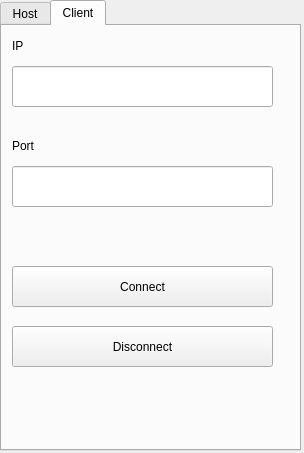
<?xml version="1.0" encoding="UTF-8"?>
<ui version="4.0">
 <class>Dialog</class>
 <widget class="QDialog" name="Dialog">
  <property name="geometry">
   <rect>
    <x>0</x>
    <y>0</y>
    <width>304</width>
    <height>453</height>
   </rect>
  </property>
  <property name="windowTitle">
   <string>Dialog</string>
  </property>
  <widget class="QTabWidget" name="tabWidget">
   <property name="geometry">
    <rect>
     <x>0</x>
     <y>0</y>
     <width>301</width>
     <height>451</height>
    </rect>
   </property>
   <property name="currentIndex">
    <number>1</number>
   </property>
   <widget class="QWidget" name="tab">
    <attribute name="title">
     <string>Host</string>
    </attribute>
    <widget class="QLabel" name="label">
     <property name="geometry">
      <rect>
       <x>10</x>
       <y>0</y>
       <width>141</width>
       <height>16</height>
      </rect>
     </property>
     <property name="text">
      <string>Anzahl der Planeten</string>
     </property>
    </widget>
    <widget class="QSlider" name="maxdistslider">
     <property name="geometry">
      <rect>
       <x>10</x>
       <y>230</y>
       <width>160</width>
       <height>16</height>
      </rect>
     </property>
     <property name="minimum">
      <number>20</number>
     </property>
     <property name="maximum">
      <number>400</number>
     </property>
     <property name="value">
      <number>150</number>
     </property>
     <property name="orientation">
      <enum>Qt::Horizontal</enum>
     </property>
    </widget>
    <widget class="QPushButton" name="sosy">
     <property name="geometry">
      <rect>
       <x>60</x>
       <y>330</y>
       <width>161</width>
       <height>31</height>
      </rect>
     </property>
     <property name="text">
      <string>Sonnensystem</string>
     </property>
    </widget>
    <widget class="QLabel" name="label_5">
     <property name="geometry">
      <rect>
       <x>10</x>
       <y>260</y>
       <width>151</width>
       <height>21</height>
      </rect>
     </property>
     <property name="text">
      <string>Sun Multiplier</string>
     </property>
    </widget>
    <widget class="QLabel" name="label_8">
     <property name="geometry">
      <rect>
       <x>10</x>
       <y>120</y>
       <width>201</width>
       <height>16</height>
      </rect>
     </property>
     <property name="text">
      <string>Radienbereich der Planeten</string>
     </property>
    </widget>
    <widget class="QDoubleSpinBox" name="maxmass">
     <property name="geometry">
      <rect>
       <x>160</x>
       <y>80</y>
       <width>68</width>
       <height>25</height>
      </rect>
     </property>
     <property name="minimum">
      <double>1.000000000000000</double>
     </property>
     <property name="maximum">
      <double>10.000000000000000</double>
     </property>
     <property name="value">
      <double>7.000000000000000</double>
     </property>
    </widget>
    <widget class="QPushButton" name="startButton">
     <property name="geometry">
      <rect>
       <x>20</x>
       <y>380</y>
       <width>91</width>
       <height>31</height>
      </rect>
     </property>
     <property name="text">
      <string>Start</string>
     </property>
    </widget>
    <widget class="QDoubleSpinBox" name="minrad">
     <property name="geometry">
      <rect>
       <x>10</x>
       <y>150</y>
       <width>68</width>
       <height>25</height>
      </rect>
     </property>
     <property name="minimum">
      <double>1.000000000000000</double>
     </property>
     <property name="maximum">
      <double>10.000000000000000</double>
     </property>
     <property name="value">
      <double>3.000000000000000</double>
     </property>
    </widget>
    <widget class="QLabel" name="label_6">
     <property name="geometry">
      <rect>
       <x>110</x>
       <y>80</y>
       <width>41</width>
       <height>16</height>
      </rect>
     </property>
     <property name="text">
      <string>bis</string>
     </property>
    </widget>
    <widget class="QLabel" name="label_4">
     <property name="geometry">
      <rect>
       <x>10</x>
       <y>190</y>
       <width>261</width>
       <height>16</height>
      </rect>
     </property>
     <property name="text">
      <string>Max. Abstand der Planeten zum Zentrum</string>
     </property>
    </widget>
    <widget class="QLCDNumber" name="maxdistdisp">
     <property name="geometry">
      <rect>
       <x>180</x>
       <y>220</y>
       <width>64</width>
       <height>23</height>
      </rect>
     </property>
     <property name="value" stdset="0">
      <double>150.000000000000000</double>
     </property>
    </widget>
    <widget class="QSlider" name="sunmulslider">
     <property name="geometry">
      <rect>
       <x>10</x>
       <y>290</y>
       <width>160</width>
       <height>16</height>
      </rect>
     </property>
     <property name="minimum">
      <number>0</number>
     </property>
     <property name="maximum">
      <number>50</number>
     </property>
     <property name="singleStep">
      <number>1</number>
     </property>
     <property name="value">
      <number>10</number>
     </property>
     <property name="orientation">
      <enum>Qt::Horizontal</enum>
     </property>
    </widget>
    <widget class="QDoubleSpinBox" name="minmass">
     <property name="geometry">
      <rect>
       <x>10</x>
       <y>80</y>
       <width>68</width>
       <height>25</height>
      </rect>
     </property>
     <property name="minimum">
      <double>1.000000000000000</double>
     </property>
     <property name="maximum">
      <double>10.000000000000000</double>
     </property>
     <property name="value">
      <double>5.000000000000000</double>
     </property>
    </widget>
    <widget class="QLCDNumber" name="objcountdisp">
     <property name="geometry">
      <rect>
       <x>180</x>
       <y>20</y>
       <width>64</width>
       <height>23</height>
      </rect>
     </property>
     <property name="value" stdset="0">
      <double>50.000000000000000</double>
     </property>
    </widget>
    <widget class="QPushButton" name="stopButton">
     <property name="geometry">
      <rect>
       <x>160</x>
       <y>380</y>
       <width>91</width>
       <height>31</height>
      </rect>
     </property>
     <property name="text">
      <string>Stop</string>
     </property>
    </widget>
    <widget class="QLCDNumber" name="sunmuldisp">
     <property name="geometry">
      <rect>
       <x>180</x>
       <y>280</y>
       <width>64</width>
       <height>23</height>
      </rect>
     </property>
     <property name="value" stdset="0">
      <double>1.000000000000000</double>
     </property>
    </widget>
    <widget class="QDoubleSpinBox" name="maxrad">
     <property name="geometry">
      <rect>
       <x>160</x>
       <y>150</y>
       <width>68</width>
       <height>25</height>
      </rect>
     </property>
     <property name="minimum">
      <double>1.000000000000000</double>
     </property>
     <property name="maximum">
      <double>10.000000000000000</double>
     </property>
     <property name="value">
      <double>6.000000000000000</double>
     </property>
    </widget>
    <widget class="QLabel" name="label_3">
     <property name="geometry">
      <rect>
       <x>10</x>
       <y>50</y>
       <width>201</width>
       <height>16</height>
      </rect>
     </property>
     <property name="text">
      <string>Massebereich der Planeten</string>
     </property>
    </widget>
    <widget class="QLabel" name="label_9">
     <property name="geometry">
      <rect>
       <x>110</x>
       <y>150</y>
       <width>41</width>
       <height>16</height>
      </rect>
     </property>
     <property name="text">
      <string>bis</string>
     </property>
    </widget>
    <widget class="QSlider" name="objcountslider">
     <property name="geometry">
      <rect>
       <x>10</x>
       <y>30</y>
       <width>160</width>
       <height>16</height>
      </rect>
     </property>
     <property name="minimum">
      <number>1</number>
     </property>
     <property name="maximum">
      <number>1000</number>
     </property>
     <property name="value">
      <number>50</number>
     </property>
     <property name="orientation">
      <enum>Qt::Horizontal</enum>
     </property>
    </widget>
   </widget>
   <widget class="QWidget" name="tab_2">
    <attribute name="title">
     <string>Client</string>
    </attribute>
    <widget class="QLineEdit" name="iptext">
     <property name="geometry">
      <rect>
       <x>10</x>
       <y>40</y>
       <width>261</width>
       <height>41</height>
      </rect>
     </property>
    </widget>
    <widget class="QLineEdit" name="porttext">
     <property name="geometry">
      <rect>
       <x>10</x>
       <y>140</y>
       <width>261</width>
       <height>41</height>
      </rect>
     </property>
    </widget>
    <widget class="QLabel" name="label_2">
     <property name="geometry">
      <rect>
       <x>10</x>
       <y>10</y>
       <width>68</width>
       <height>19</height>
      </rect>
     </property>
     <property name="text">
      <string>IP</string>
     </property>
    </widget>
    <widget class="QLabel" name="label_7">
     <property name="geometry">
      <rect>
       <x>10</x>
       <y>110</y>
       <width>68</width>
       <height>19</height>
      </rect>
     </property>
     <property name="text">
      <string>Port</string>
     </property>
    </widget>
    <widget class="QPushButton" name="connectbutton">
     <property name="geometry">
      <rect>
       <x>10</x>
       <y>240</y>
       <width>261</width>
       <height>41</height>
      </rect>
     </property>
     <property name="text">
      <string>Connect</string>
     </property>
    </widget>
    <widget class="QLabel" name="status">
     <property name="geometry">
      <rect>
       <x>20</x>
       <y>210</y>
       <width>251</width>
       <height>19</height>
      </rect>
     </property>
     <property name="palette">
      <palette>
       <active>
        <colorrole role="WindowText">
         <brush brushstyle="SolidPattern">
          <color alpha="255">
           <red>255</red>
           <green>0</green>
           <blue>0</blue>
          </color>
         </brush>
        </colorrole>
       </active>
       <inactive>
        <colorrole role="WindowText">
         <brush brushstyle="SolidPattern">
          <color alpha="255">
           <red>255</red>
           <green>0</green>
           <blue>0</blue>
          </color>
         </brush>
        </colorrole>
       </inactive>
       <disabled>
        <colorrole role="WindowText">
         <brush brushstyle="SolidPattern">
          <color alpha="255">
           <red>120</red>
           <green>120</green>
           <blue>120</blue>
          </color>
         </brush>
        </colorrole>
       </disabled>
      </palette>
     </property>
     <property name="font">
      <font>
       <italic>true</italic>
      </font>
     </property>
     <property name="text">
      <string/>
     </property>
     <property name="alignment">
      <set>Qt::AlignCenter</set>
     </property>
    </widget>
    <widget class="QPushButton" name="disconnectbutton">
     <property name="geometry">
      <rect>
       <x>10</x>
       <y>300</y>
       <width>261</width>
       <height>41</height>
      </rect>
     </property>
     <property name="text">
      <string>Disconnect</string>
     </property>
    </widget>
   </widget>
  </widget>
 </widget>
 <resources/>
 <connections/>
</ui>
